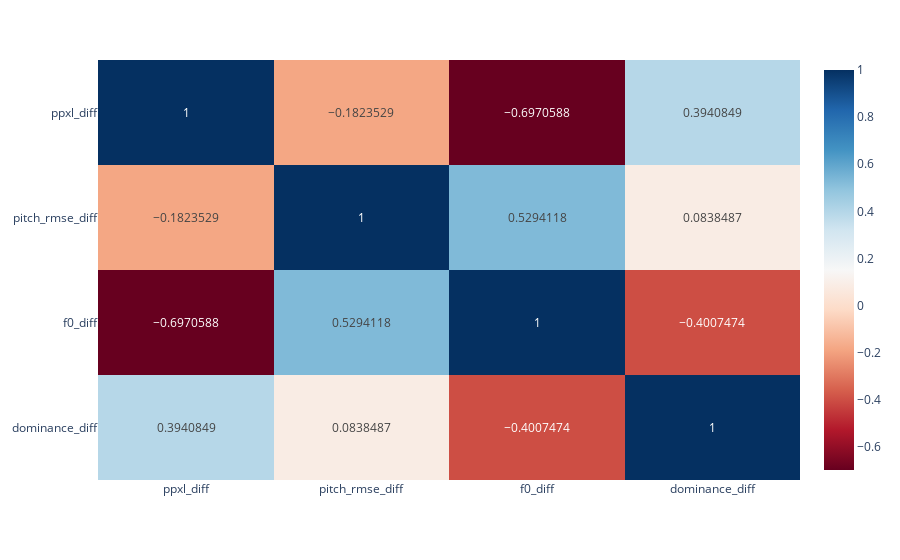
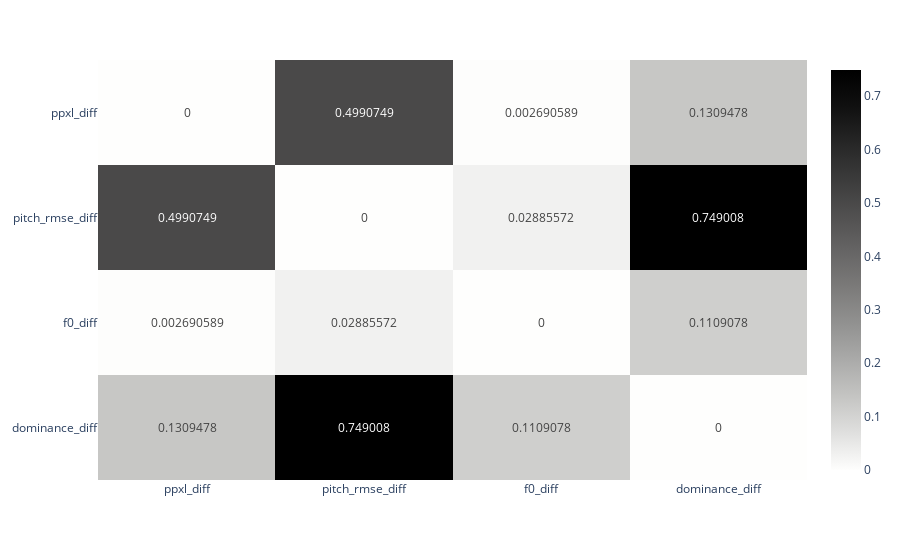
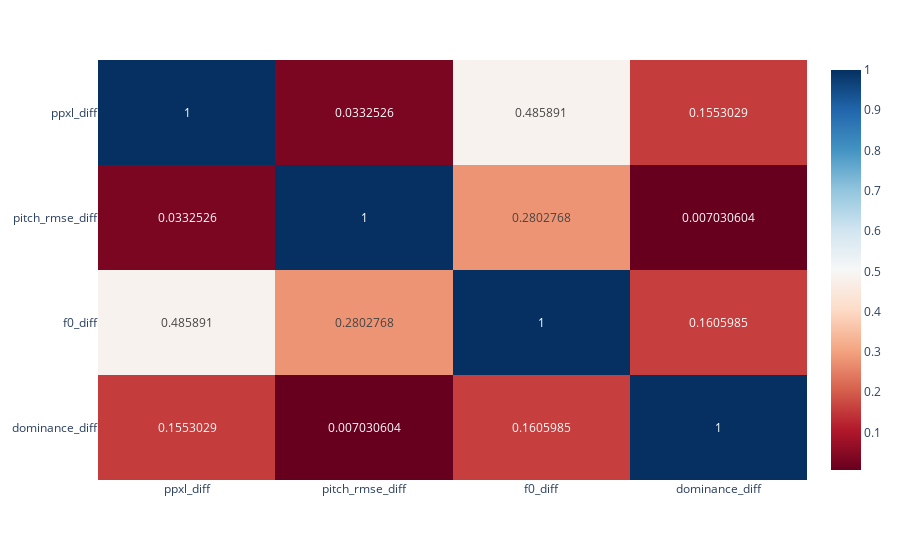

Notebook cell for these charts, in order:
### Markdown cell above
## Correlation between diff of dominance and diff of  measures

### Code cell
# Using corrected annotation
y_s = df[["ppxl_diff", "pitch_rmse_diff", "f0_diff", "dominance_diff"]]
X = df[["ppxl_diff", "pitch_rmse_diff", "f0_diff", "dominance_diff"]]

x_cols = list(X.keys())
y_cols = list(y_s.keys())
corr, fig_corr, p, fig_p, fig_r2 = correlation(df, x_cols, y_cols)

### Figure 1 — Plotly figure (JSON) as saved in the notebook; plotly's stock layout.template omitted (floating-point values rounded to 4 significant figures)
{"data": [{"coloraxis": "coloraxis", "hovertemplate": "x: %{x}<br>y: %{y}<br>color: %{z}<extra></extra>", "name": "0", "texttemplate": "%{z}", "type": "heatmap", "x": ["ppxl_diff", "pitch_rmse_diff", "f0_diff", "dominance_diff"], "xaxis": "x", "y": ["ppxl_diff", "pitch_rmse_diff", "f0_diff", "dominance_diff"], "yaxis": "y", "z": [[1, -0.1824, -0.6971, 0.3941], [-0.1824, 1, 0.5294, 0.08385], [-0.6971, 0.5294, 1, -0.4007], [0.3941, 0.08385, -0.4007, 1]]}], "layout": {"coloraxis": {"colorscale": [[0, "rgb(103,0,31)"], [0.1, "rgb(178,24,43)"], [0.2, "rgb(214,96,77)"], [0.3, "rgb(244,165,130)"], [0.4, "rgb(253,219,199)"], [0.5, "rgb(247,247,247)"], [0.6, "rgb(209,229,240)"], [0.7, "rgb(146,197,222)"], [0.8, "rgb(67,147,195)"], [0.9, "rgb(33,102,172)"], [1, "rgb(5,48,97)"]]}, "margin": {"t": 60}, "xaxis": {"anchor": "y", "domain": [0, 1]}, "yaxis": {"anchor": "x", "autorange": "reversed", "domain": [0, 1]}}}

### Figure 2 — Plotly figure (JSON) as saved in the notebook; plotly's stock layout.template omitted (floating-point values rounded to 4 significant figures)
{"data": [{"coloraxis": "coloraxis", "hovertemplate": "x: %{x}<br>y: %{y}<br>color: %{z}<extra></extra>", "name": "0", "texttemplate": "%{z}", "type": "heatmap", "x": ["ppxl_diff", "pitch_rmse_diff", "f0_diff", "dominance_diff"], "xaxis": "x", "y": ["ppxl_diff", "pitch_rmse_diff", "f0_diff", "dominance_diff"], "yaxis": "y", "z": [[0, 0.4991, 0.002691, 0.1309], [0.4991, 0, 0.02886, 0.749], [0.002691, 0.02886, 0, 0.1109], [0.1309, 0.749, 0.1109, 0]]}], "layout": {"coloraxis": {"colorscale": [[0, "rgb(254, 254, 253)"], [0.09091, "rgb(224, 224, 223)"], [0.1818, "rgb(197, 197, 195)"], [0.2727, "rgb(171, 171, 170)"], [0.3636, "rgb(146, 146, 145)"], [0.4545, "rgb(124, 123, 122)"], [0.5455, "rgb(102, 101, 101)"], [0.6364, "rgb(81, 80, 80)"], [0.7273, "rgb(59, 59, 59)"], [0.8182, "rgb(38, 38, 38)"], [0.9091, "rgb(16, 16, 16)"], [1, "rgb(0, 0, 0)"]]}, "margin": {"t": 60}, "xaxis": {"anchor": "y", "domain": [0, 1]}, "yaxis": {"anchor": "x", "autorange": "reversed", "domain": [0, 1]}}}

### Figure 3 — Plotly figure (JSON) as saved in the notebook; plotly's stock layout.template omitted (floating-point values rounded to 4 significant figures)
{"data": [{"coloraxis": "coloraxis", "hovertemplate": "x: %{x}<br>y: %{y}<br>color: %{z}<extra></extra>", "name": "0", "texttemplate": "%{z}", "type": "heatmap", "x": ["ppxl_diff", "pitch_rmse_diff", "f0_diff", "dominance_diff"], "xaxis": "x", "y": ["ppxl_diff", "pitch_rmse_diff", "f0_diff", "dominance_diff"], "yaxis": "y", "z": [[1, 0.03325, 0.4859, 0.1553], [0.03325, 1, 0.2803, 0.007031], [0.4859, 0.2803, 1, 0.1606], [0.1553, 0.007031, 0.1606, 1]]}], "layout": {"coloraxis": {"colorscale": [[0, "rgb(103,0,31)"], [0.1, "rgb(178,24,43)"], [0.2, "rgb(214,96,77)"], [0.3, "rgb(244,165,130)"], [0.4, "rgb(253,219,199)"], [0.5, "rgb(247,247,247)"], [0.6, "rgb(209,229,240)"], [0.7, "rgb(146,197,222)"], [0.8, "rgb(67,147,195)"], [0.9, "rgb(33,102,172)"], [1, "rgb(5,48,97)"]]}, "margin": {"t": 60}, "xaxis": {"anchor": "y", "domain": [0, 1]}, "yaxis": {"anchor": "x", "autorange": "reversed", "domain": [0, 1]}}}
